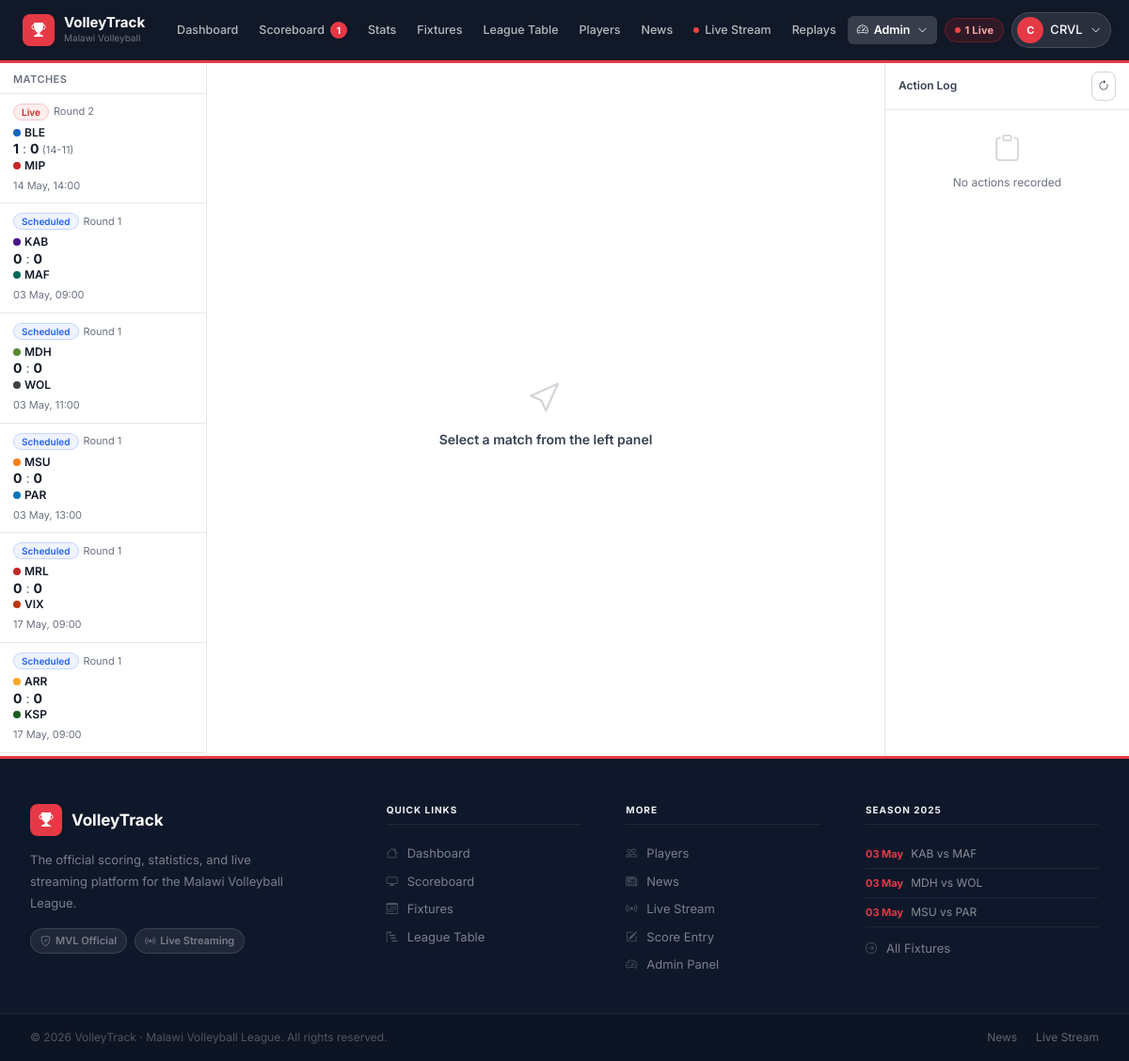
/admin/score_entry.php (signed in), run on the app's committed database.
### tables this page shows
CREATE TABLE IF NOT EXISTS matches (
  id INT AUTO_INCREMENT PRIMARY KEY,
  season_id INT NOT NULL,
  home_team_id INT NOT NULL,
  away_team_id INT NOT NULL,
  match_date DATETIME NOT NULL,
  venue VARCHAR(150) DEFAULT NULL,
  round VARCHAR(50) DEFAULT NULL,
  status ENUM('Scheduled','Live','Completed','Postponed','Cancelled') DEFAULT 'Scheduled',
  home_sets_won INT DEFAULT 0,
  away_sets_won INT DEFAULT 0,
  set_scores JSON DEFAULT NULL,
  current_set INT DEFAULT 1,
  home_score_current_set INT DEFAULT 0,
  away_score_current_set INT DEFAULT 0,
  started_at TIMESTAMP NULL DEFAULT NULL,
  ended_at TIMESTAMP NULL DEFAULT NULL,
  created_at TIMESTAMP DEFAULT CURRENT_TIMESTAMP,
  FOREIGN KEY (season_id) REFERENCES seasons(id),
  FOREIGN KEY (home_team_id) REFERENCES teams(id),
  FOREIGN KEY (away_team_id) REFERENCES teams(id)
);

CREATE TABLE IF NOT EXISTS teams (
  id INT AUTO_INCREMENT PRIMARY KEY,
  name VARCHAR(100) NOT NULL,
  short_name VARCHAR(10) NOT NULL,
  home_court VARCHAR(150) DEFAULT NULL,
  city VARCHAR(100) DEFAULT NULL,
  coach VARCHAR(100) DEFAULT NULL,
  color_primary VARCHAR(7) DEFAULT '#555555',
  is_active TINYINT(1) DEFAULT 1,
  created_at TIMESTAMP DEFAULT CURRENT_TIMESTAMP
);

### includes/config.php (called while the page is built, shortened)
<?php
function userLevel(): int {
  return ROLE_LEVELS[$_SESSION['user_role'] ?? ''] ?? 0;
}
function hasRole(string $role): bool {
  return userLevel() >= (ROLE_LEVELS[$role] ?? 99);
}

### admin/score_entry.php (the view, shortened to what this page needs)
<?php
require_once __DIR__.'/../includes/config.php';
$db=getDB();
$matchId=(int)($_GET['match']??0);
$activeMatches=$db->query("SELECT m.id,m.status,m.current_set,m.round,m.match_date,m.venue,ht.name hn,ht.short_name hs,ht.color_primary hc,at.name an,at.short_name as_,at.color_primary ac,m.home_sets_won,m.away_sets_won,m.home_score_current_set,m.away_score_current_set FROM matches m JOIN teams ht ON ht.id=m.home_team_id JOIN teams at ON at.id=m.away_team_id WHERE m.status IN('Scheduled','Live') ORDER BY FIELD(m.status,'Live','Scheduled'),m.match_date")->fetchAll();
$match=null;$hPlayers=[];$aPlayers=[];
$actions=[];
$aIcons=['Ace'=>'bi-star-fill','Attack Kill'=>'bi-lightning-fill','Block'=>'bi-shield-fill','Dig'=>'bi-arrow-down-circle-fill','Set Assist'=>'bi-arrow-up-right-circle-fill','Service Error'=>'bi-x-circle-fill','Attack Error'=>'bi-x-circle-fill','Reception'=>'bi-hand-thumbs-up-fill'];
include __DIR__.'/../includes/header.php';
?>
<div class="scorer-grid">
<div class="sc-list">
  <div style="padding:9px 14px 6px;font-size:11px;font-weight:600;color:var(--t3);border-bottom:1px solid var(--b0);text-transform:uppercase;letter-spacing:.04em;position:sticky;top:0;background:var(--s1);z-index:2">Matches</div>
  <?php foreach($activeMatches as $m):?>
  <a href="?match=<?=$m['id']?>" class="ml-item <?=$m['id']==$matchId?'sel':''?>">
    <div style="display:flex;gap:5px;align-items:center;margin-bottom:4px"><span class="badge <?=$m['status']==='Live'?'b-live':'b-sched'?>" style="font-size:10px"><?=$m['status']?></span><span style="font-size:11px;color:var(--t3)"><?=htmlspecialchars($m['round']??'')?></span></div>
    <div style="font-size:12px;font-weight:600;display:flex;align-items:center;gap:4px"><div class="team-dot" style="background:<?=$m['hc']?>"></div><?=htmlspecialchars($m['hs'])?></div>
    <div style="font-size:14px;font-weight:700;color:var(--t1);margin:.1rem 0;line-height:1"><?=$m['home_sets_won']?><span style="color:var(--t3);font-weight:400"> : </span><?=$m['away_sets_won']?><?php if($m['status']==='Live'):?> <span style="font-size:11px;color:var(--t3);font-weight:400">(<?=$m['home_score_current_set']?>-<?=$m['away_score_current_set']?>)</span><?php endif;?></div>
    <div style="font-size:12px;font-weight:600;display:flex;align-items:center;gap:4px"><div class="team-dot" style="background:<?=$m['ac']?>"></div><?=htmlspecialchars($m['as_'])?></div>
    <div style="font-size:11px;color:var(--t3);margin-top:4px"><?=date('d M, H:i',strtotime($m['match_date']))?></div>
  </a>
  <?php endforeach;?>
</div>
<div class="sc-main">
  <?php if(!$match):?>
  <div style="display:flex;flex-direction:column;align-items:center;justify-content:center;height:100%;gap:8px;text-align:center;padding:2rem;color:var(--t3)"><i class="bi bi-cursor" style="font-size:36px;opacity:.3"></i><div style="font-size:14px;font-weight:600;color:var(--t2)">Select a match from the left panel</div></div>
  <?php endif;?>
</div>
<div class="sc-feed">
  <div style="padding:9px 14px;border-bottom:1px solid var(--b0);display:flex;align-items:center;justify-content:space-between;flex-shrink:0;position:sticky;top:0;background:var(--s1);z-index:2">
    <span style="font-size:12px;font-weight:600;color:var(--t2)">Action Log</span>
    <button onclick="refreshFeed()" class="btn btn-ghost btn-icon btn-sm"><i class="bi bi-arrow-clockwise" style="font-size:12px"></i></button>
  </div>
  <div style="flex:1;overflow-y:auto" id="actionFeed">
    <?php if(empty($actions)):?><div style="padding:20px;text-align:center;color:var(--t3);font-size:12px" id="emptyFeed"><i class="bi bi-clipboard" style="font-size:28px;display:block;margin-bottom:6px;opacity:.3"></i>No actions recorded</div><?php else: foreach($actions as $a): $rc=$a['action_result']==='Success'?'fd-ok':($a['action_result']==='Error'?'fd-err':'fd-neu');$ic=$aIcons[$a['action_type']]??'bi-dot';?>
    <div class="feed-item" id="fa<?=$a['id']?>">
      <div class="fdot <?=$rc?>"><i class="bi <?=$ic?>"></i></div>
      <div style="flex:1;min-width:0"><div style="font-size:12px;font-weight:600;white-space:nowrap;overflow:hidden;text-overflow:ellipsis"><span style="color:<?=$a['tc']?>">#<?=$a['jn']?></span> <?=htmlspecialchars($a['pn'])?></div><div style="font-size:11px;color:var(--t3)"><?=$a['action_type']?> · S<?=$a['set_number']?> · <?=date('H:i:s',strtotime($a['recorded_at']))?></div></div>
      <div style="display:flex;flex-direction:column;align-items:flex-end;gap:2px;flex-shrink:0"><span style="font-size:11px;font-weight:600;color:var(--t2)"><?=$a['home_score_after']?>–<?=$a['away_score_after']?></span><button onclick="delAction(<?=$a['id']?>)" style="background:none;border:none;color:var(--t3);cursor:pointer;font-size:12px;padding:0;line-height:1"><i class="bi bi-x"></i></button></div>
    </div>
    <?php endforeach;endif;?>
  </div>
</div>
</div>
<?php include __DIR__.'/../includes/footer.php';?>

### includes/footer.php (shortened to what this page needs)
</div>
<footer class="site-footer">
  <div class="footer-inner">
    <div class="footer-col footer-brand">
      <div class="footer-logo">
        <div class="brand-icon"><i class="bi bi-trophy-fill"></i></div>
        <span class="brand-name">VolleyTrack</span>
      </div>
      <p>The official scoring, statistics, and live streaming platform for the Malawi Volleyball League.</p>
      <div class="footer-badges">
        <span><i class="bi bi-shield-check"></i> MVL Official</span>
        <span><i class="bi bi-broadcast"></i> Live Streaming</span>
      </div>
    </div>
    <div class="footer-col">
      <h4>Quick Links</h4>
      <a href="<?= APP_URL ?>/" class="footer-link"><i class="bi bi-house"></i>Dashboard</a>
      <a href="<?= APP_URL ?>/modules/scoreboard/index.php" class="footer-link"><i class="bi bi-display"></i>Scoreboard</a>
      <a href="<?= APP_URL ?>/modules/fixtures/index.php" class="footer-link"><i class="bi bi-calendar3"></i>Fixtures</a>
      <a href="<?= APP_URL ?>/modules/tables/index.php" class="footer-link"><i class="bi bi-bar-chart-steps"></i>League Table</a>
    </div>
    <div class="footer-col">
      <h4>More</h4>
      <a href="<?= APP_URL ?>/modules/players/index.php" class="footer-link"><i class="bi bi-people"></i>Players</a>
      <a href="<?= APP_URL ?>/modules/news/index.php" class="footer-link"><i class="bi bi-newspaper"></i>News</a>
      <a href="<?= APP_URL ?>/modules/streaming/index.php" class="footer-link"><i class="bi bi-broadcast"></i>Live Stream</a>
      <?php if(hasRole('Scorer')): ?>
      <a href="<?= APP_URL ?>/admin/score_entry.php" class="footer-link"><i class="bi bi-pencil-square"></i>Score Entry</a>
      <?php endif; ?>
      <?php if(hasRole('Referee')): ?>
      <a href="<?= APP_URL ?>/admin/index.php" class="footer-link"><i class="bi bi-speedometer2"></i>Admin Panel</a>
      <?php endif; ?>
    </div>
    <div class="footer-col">
      <h4>Season 2025</h4>
      <?php
        try {
          $db = getDB();
          $ft = $db->query("SELECT m.match_date, ht.short_name hn, at.short_name an FROM matches m JOIN teams ht ON ht.id=m.home_team_id JOIN teams at ON at.id=m.away_team_id WHERE m.status='Scheduled' ORDER BY m.match_date ASC LIMIT 3")->fetchAll();
          foreach($ft as $m):
      ?>
      <div class="footer-fixture">
        <span class="fx-date"><?= date('d M',strtotime($m['match_date'])) ?></span>
        <span class="fx-teams"><?= htmlspecialchars($m['hn']) ?> vs <?= htmlspecialchars($m['an']) ?></span>
      </div>
      <?php endforeach; } catch(Exception $e){} ?>
      <a href="<?= APP_URL ?>/modules/fixtures/index.php" class="footer-link" style="margin-top:8px"><i class="bi bi-arrow-right-circle"></i>All Fixtures</a>
    </div>
  </div>
  <div class="footer-bottom">
    <div class="footer-bottom-inner">
      <span>© <?= date('Y') ?> VolleyTrack · Malawi Volleyball League. All rights reserved.</span>
      <div class="footer-bottom-links">
        <a href="<?= APP_URL ?>/modules/news/index.php">News</a>
        <a href="<?= APP_URL ?>/modules/streaming/index.php">Live Stream</a>
      </div>
    </div>
  </div>
</footer>
</body>
</html>

### admin/score_entry.php (style rules this page uses)
.scorer-grid { display:grid;grid-template-columns:220px 1fr 260px;height:calc(100vh - var(--th));overflow:hidden }
.sc-list,.sc-main,.sc-feed { overflow-y:auto }
.sc-list { border-right:1px solid var(--b0);background:var(--s1) }
.sc-main { background:var(--bg) }
.sc-feed { border-left:1px solid var(--b0);display:flex;flex-direction:column;background:var(--s1) }
.ml-item { padding:10px 14px;border-bottom:1px solid var(--b0);text-decoration:none;display:block;transition:background var(--tr);color:var(--t1) }

### data on the page
matches: status "Live", round "Round 2", home_team.short_name "BLE", home_sets_won "1", away_sets_won "0", home_score_current_set "14", away_score_current_set "11", away_team.short_name "MIP", match_date "14 May, 14:00"
matches: status "Scheduled", round "Round 1", home_team.short_name "KAB", home_sets_won "0", away_sets_won "0", away_team.short_name "MAF", match_date "03 May, 09:00", match_date "03 May"
matches: status "Scheduled", round "Round 1", home_team.short_name "MDH", home_sets_won "0", away_sets_won "0", away_team.short_name "WOL", match_date "03 May, 11:00", match_date "03 May"
matches: status "Scheduled", round "Round 1", home_team.short_name "MSU", home_sets_won "0", away_sets_won "0", away_team.short_name "PAR", match_date "03 May, 13:00", match_date "03 May"
matches: status "Scheduled", round "Round 1", home_team.short_name "MRL", home_sets_won "0", away_sets_won "0", away_team.short_name "VIX", match_date "17 May, 09:00"
matches: status "Scheduled", round "Round 1", home_team.short_name "ARR", home_sets_won "0", away_sets_won "0", away_team.short_name "KSP", match_date "17 May, 09:00"

### other printed values
$lbl "Dashboard"
$lbl "Scoreboard"
$liveMatches "1"
$lbl "Stats"
$lbl "Fixtures"
$lbl "League Table"
$lbl "Players"
$lbl "News"
$lbl "Live Stream"
$lbl "Replays"
substr($cu['name'],0,1) "C"
explode(' ',$cu['name'])[0] "CRVL"
